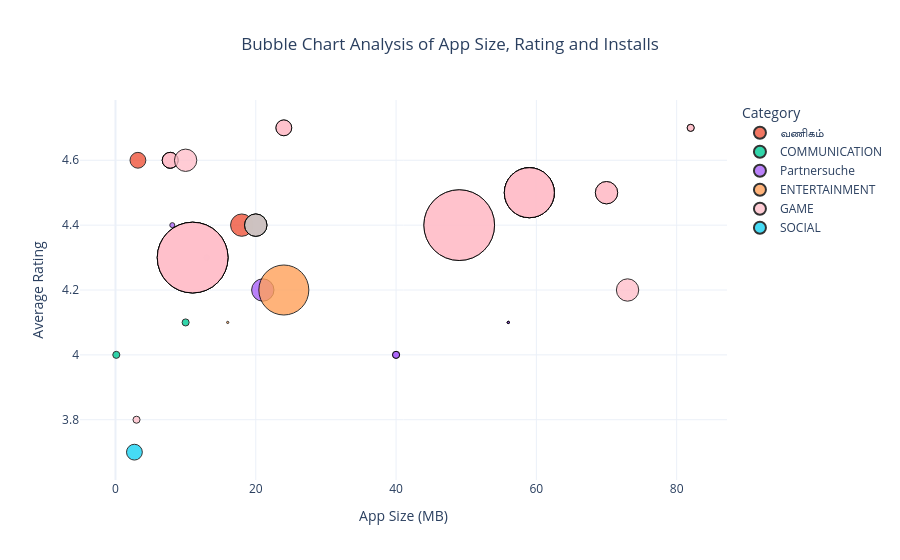

The cell this chart's notebook holds for it:
### Code cell
fig.update_traces(
    marker=dict(
        opacity=0.8,
        line=dict(width=1, color="black")
    )
)

### Figure 1 — Plotly figure (JSON) as saved in the notebook; plotly's stock layout.template omitted (floating-point values rounded to 4 significant figures)
{"data": [{"customdata": [[62270.0, 10000000.0, 0.675], [188800.0, 5000000.0, 0.6554]], "hovertemplate": "<b>%{hovertext}</b><br><br>Category=வணிகம்<br>App Size (MB)=%{x:.2f}<br>Average Rating=%{y}<br>Number of Installs=%{customdata[1]:,}<br>Reviews=%{customdata[0]}<br>Sentiment_Subjectivity=%{customdata[2]:.2f}<extra></extra>", "hovertext": ["Google Primer", "Call Blocker"], "legendgroup": "வணிகம்", "marker": {"color": "#EF553B", "line": {"color": "black", "width": 1}, "opacity": 0.8, "size": [10000000, 5000000], "sizemode": "area", "sizeref": 40000, "symbol": "circle"}, "mode": "markers", "name": "வணிகம்", "orientation": "v", "showlegend": true, "type": "scatter", "x": [18.0, 3.2], "xaxis": "x", "y": [4.4, 4.6], "yaxis": "y"}, {"customdata": [[17530.0, 1000000.0, 0.6554], [483600.0, 10000000.0, 0.5065], [9498.0, 1000000.0, 0.6], [483800.0, 10000000.0, 0.5065]], "hovertemplate": "<b>%{hovertext}</b><br><br>Category=COMMUNICATION<br>App Size (MB)=%{x:.2f}<br>Average Rating=%{y}<br>Number of Installs=%{customdata[1]:,}<br>Reviews=%{customdata[0]}<br>Sentiment_Subjectivity=%{customdata[2]:.2f}<extra></extra>", "hovertext": ["Call Blocker", "CallApp: Caller ID, Blocker & Phone Call Recorder", "Caller ID +", "CallApp: Caller ID, Blocker & Phone Call Recorder"], "legendgroup": "COMMUNICATION", "marker": {"color": "#00cc96", "line": {"color": "black", "width": 1}, "opacity": 0.8, "size": [1000000, 10000000, 1000000, 10000000], "sizemode": "area", "sizeref": 40000, "symbol": "circle"}, "mode": "markers", "name": "COMMUNICATION", "orientation": "v", "showlegend": true, "type": "scatter", "x": [10.0, 20.0, 0.118, 20.0], "xaxis": "x", "y": [4.1, 4.4, 4.0, 4.4], "yaxis": "y"}, {"customdata": [[2556.0, 100000.0, 0.5553], [48840.0, 1000000.0, 0.5422], [2430.0, 500000.0, 0.5107], [48840.0, 1000000.0, 0.5422], [2556.0, 100000.0, 0.5553], [244000.0, 10000000.0, 0.6941], [2560.0, 100000.0, 0.5553], [41600.0, 500000.0, 0.5584], [2433.0, 500000.0, 0.5107]], "hovertemplate": "<b>%{hovertext}</b><br><br>Category=Partnersuche<br>App Size (MB)=%{x:.2f}<br>Average Rating=%{y}<br>Number of Installs=%{customdata[1]:,}<br>Reviews=%{customdata[0]}<br>Sentiment_Subjectivity=%{customdata[2]:.2f}<extra></extra>", "hovertext": ["Hily: Dating, Chat, Match, Meet & Hook up", "CMB Free Dating App", "FlirtChat - ♥Free Dating/Flirting App♥", "CMB Free Dating App", "Hily: Dating, Chat, Match, Meet & Hook up", "Hitwe - meet people and chat", "Hily: Dating, Chat, Match, Meet & Hook up", "2Date Dating App, Love and matching", "FlirtChat - ♥Free Dating/Flirting App♥"], "legendgroup": "Partnersuche", "marker": {"color": "#ab63fa", "line": {"color": "black", "width": 1}, "opacity": 0.8, "size": [100000, 1000000, 500000, 1000000, 100000, 10000000, 100000, 500000, 500000], "sizemode": "area", "sizeref": 40000, "symbol": "circle"}, "mode": "markers", "name": "Partnersuche", "orientation": "v", "showlegend": true, "type": "scatter", "x": [56.0, 40.0, 13.0, 40.0, 56.0, 21.0, 56.0, 8.1, 13.0], "xaxis": "x", "y": [4.1, 4.0, 4.3, 4.0, 4.1, 4.2, 4.1, 4.4, 4.3], "yaxis": "y"}, {"customdata": [[411700.0, 50000000.0, 0.5556], [1033.0, 100000.0, 0.5336]], "hovertemplate": "<b>%{hovertext}</b><br><br>Category=ENTERTAINMENT<br>App Size (MB)=%{x:.2f}<br>Average Rating=%{y}<br>Number of Installs=%{customdata[1]:,}<br>Reviews=%{customdata[0]}<br>Sentiment_Subjectivity=%{customdata[2]:.2f}<extra></extra>", "hovertext": ["Amazon Prime Video", "Cooking Channel"], "legendgroup": "ENTERTAINMENT", "marker": {"color": "#FFA15A", "line": {"color": "black", "width": 1}, "opacity": 0.8, "size": [50000000, 100000], "sizemode": "area", "sizeref": 40000, "symbol": "circle"}, "mode": "markers", "name": "ENTERTAINMENT", "orientation": "v", "showlegend": true, "type": "scatter", "x": [24.0, 16.0], "xaxis": "x", "y": [4.2, 4.1], "yaxis": "y"}, {"customdata": [[59800.0, 5000000.0, 0.5368], [1136000.0, 50000000.0, 0.5563], [1296000.0, 100000000.0, 0.5202], [2123000.0, 100000000.0, 0.5703], [59850.0, 5000000.0, 0.5368], [1137000.0, 50000000.0, 0.5563], [1296000.0, 100000000.0, 0.5202], [1137000.0, 50000000.0, 0.5563], [141500.0, 5000000.0, 0.5402], [46420.0, 10000000.0, 0.5825], [59020.0, 1000000.0, 0.5235], [59020.0, 1000000.0, 0.5235], [59910.0, 5000000.0, 0.5368], [1296000.0, 100000000.0, 0.5202], [1138000.0, 50000000.0, 0.5563], [401400.0, 10000000.0, 0.5358], [59910.0, 5000000.0, 0.5368], [42140.0, 10000000.0, 0.6062], [1296000.0, 100000000.0, 0.5202], [2124000.0, 100000000.0, 0.5703], [214900.0, 10000000.0, 0.5573], [22190.0, 1000000.0, 0.5493], [1129000.0, 50000000.0, 0.5563], [142300.0, 5000000.0, 0.5402], [401600.0, 10000000.0, 0.5358]], "hovertemplate": "<b>%{hovertext}</b><br><br>Category=GAME<br>App Size (MB)=%{x:.2f}<br>Average Rating=%{y}<br>Number of Installs=%{customdata[1]:,}<br>Reviews=%{customdata[0]}<br>Sentiment_Subjectivity=%{customdata[2]:.2f}<extra></extra>", "hovertext": ["Block Puzzle", "Granny", "Flow Free", "Cut the Rope FULL FREE", "Block Puzzle", "Granny", "Flow Free", "Granny", "Color by Number – New Coloring Book", "Draw In", "Honkai Impact 3rd", "Honkai Impact 3rd", "Block Puzzle", "Flow Free", "Granny", "Dude Perfect 2", "Block Puzzle", "Candy Bomb", "Flow Free", "Cut the Rope FULL FREE", "1LINE – One Line with One Touch", "Four In A Line", "Granny", "Color by Number – New Coloring Book", "Dude Perfect 2"], "legendgroup": "GAME", "marker": {"color": "pink", "line": {"color": "black", "width": 1}, "opacity": 0.8, "size": [5000000, 50000000, 100000000, 100000000, 5000000, 50000000, 100000000, 50000000, 5000000, 10000000, 1000000, 1000000, 5000000, 100000000, 50000000, 10000000, 5000000, 10000000, 100000000, 100000000, 10000000, 1000000, 50000000, 5000000, 10000000], "sizemode": "area", "sizeref": 40000, "symbol": "circle"}, "mode": "markers", "name": "GAME", "orientation": "v", "showlegend": true, "type": "scatter", "x": [7.8, 59.0, 11.0, 49.0, 7.8, 59.0, 11.0, 59.0, 24.0, 73.0, 82.0, 82.0, 7.8, 11.0, 59.0, 70.0, 7.8, 20.0, 11.0, 49.0, 10.0, 3.0, 59.0, 24.0, 70.0], "xaxis": "x", "y": [4.6, 4.5, 4.3, 4.4, 4.6, 4.5, 4.3, 4.5, 4.7, 4.2, 4.7, 4.7, 4.6, 4.3, 4.5, 4.5, 4.6, 4.4, 4.3, 4.4, 4.6, 3.8, 4.5, 4.7, 4.5], "yaxis": "y"}, {"customdata": [[138000.0, 5000000.0, 0.5201]], "hovertemplate": "<b>%{hovertext}</b><br><br>Category=SOCIAL<br>App Size (MB)=%{x:.2f}<br>Average Rating=%{y}<br>Number of Installs=%{customdata[1]:,}<br>Reviews=%{customdata[0]}<br>Sentiment_Subjectivity=%{customdata[2]:.2f}<extra></extra>", "hovertext": ["Blogger"], "legendgroup": "SOCIAL", "marker": {"color": "#19d3f3", "line": {"color": "black", "width": 1}, "opacity": 0.8, "size": [5000000], "sizemode": "area", "sizeref": 40000, "symbol": "circle"}, "mode": "markers", "name": "SOCIAL", "orientation": "v", "showlegend": true, "type": "scatter", "x": [2.7], "xaxis": "x", "y": [3.7], "yaxis": "y"}], "layout": {"legend": {"itemsizing": "constant", "title": {"text": "Category"}, "tracegroupgap": 0}, "title": {"text": "Bubble Chart Analysis of App Size, Rating and Installs", "x": 0.5}, "xaxis": {"anchor": "y", "domain": [0, 1], "title": {"text": "App Size (MB)"}}, "yaxis": {"anchor": "x", "domain": [0, 1], "title": {"text": "Average Rating"}}}}
